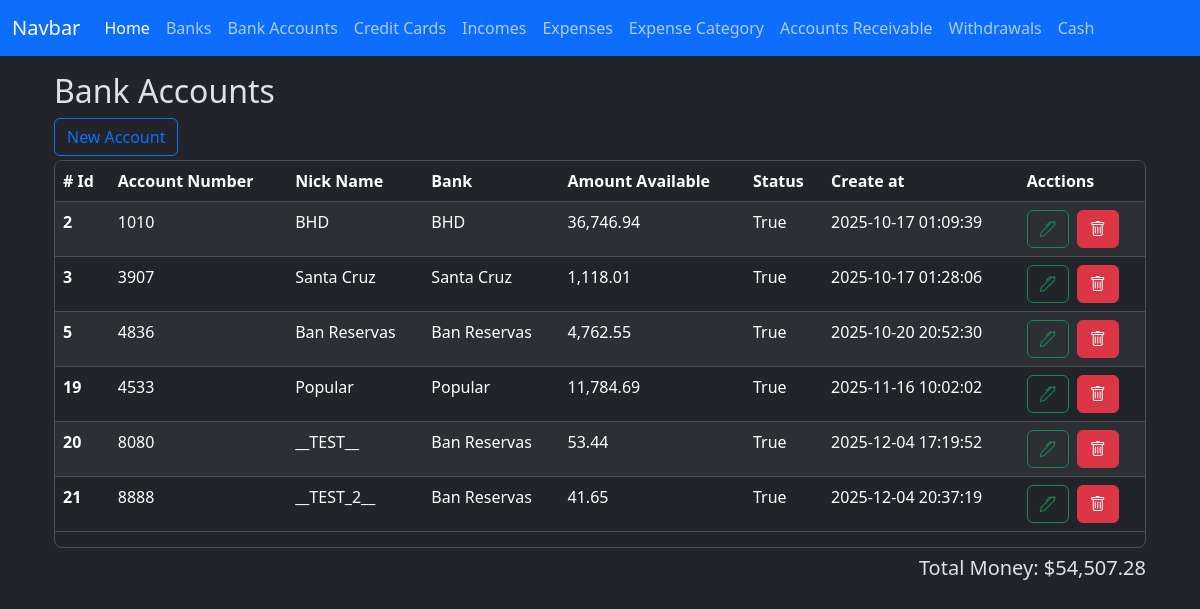
Page /bank_accounts/index on the earlier database version.
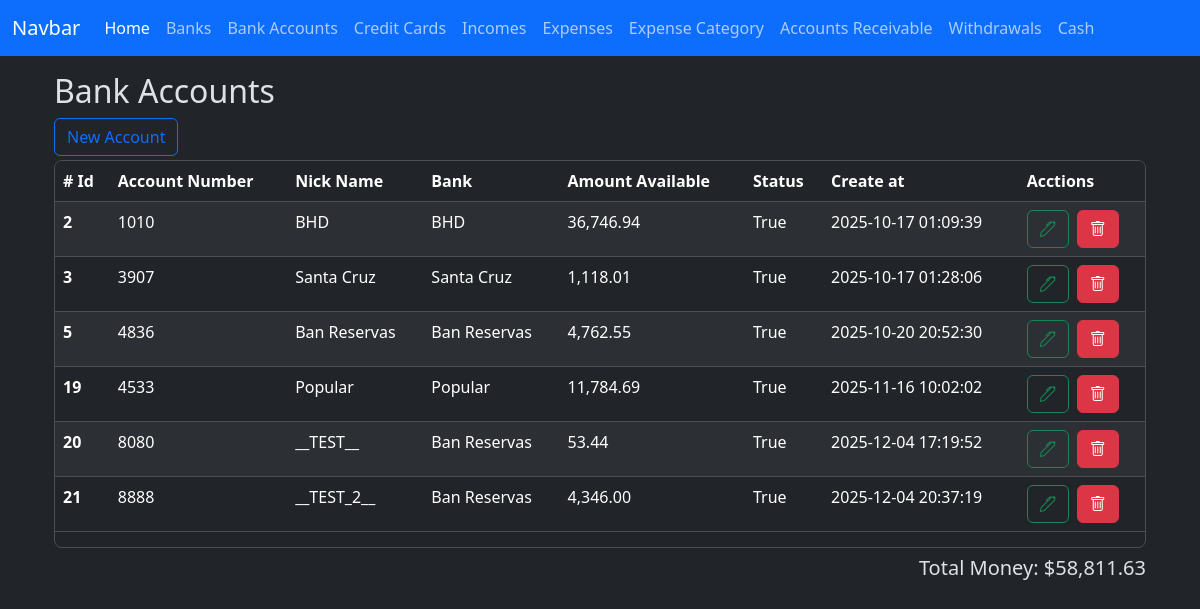
Same page on the later database version.
### app/models/bank_account.py (models this page shows)
class BankAccount(db.Model):
    __tablename__ = 'bank_accounts'
    id = db.Column(db.Integer, primary_key=True)
    nick_name = db.Column(db.String(120))
    amount_available = db.Column(db.Numeric(10, 2), nullable=False)
    is_active = db.Column(db.Boolean, default=True)
    account_number = db.Column(db.Integer, nullable=True)
    bank_id = db.Column(db.Integer, db.ForeignKey('banks.id'))
    created_at = db.Column(db.DateTime(timezone=True), server_default=func.now())
    updated_at = db.Column(db.DateTime(timezone=True), onupdate=func.now())
    bank = relationship('Bank', back_populates='bank_accounts')
    expenses = relationship('Expense', back_populates='bank_account', order_by='desc(Expense.created_at)')
    incomes = relationship('Income', back_populates='bank_account', order_by='desc(Income.created_at)')
    loans = relationship('Loan', back_populates='bank_account', order_by='desc(Loan.created_at)')
    loan_payments = relationship('LoanPayment', back_populates='bank_account', order_by='desc(LoanPayment.created_at)')
    credit_card_payments = relationship('CreditCardPayment', back_populates='bank_account', order_by='desc(CreditCardPayment.created_at)')
    withdrawals = relationship('Withdrawal', back_populates='bank_account', order_by='desc(Withdrawal.created_at)')

### app/models/bank.py (models this page shows)
class Bank(db.Model):
    __tablename__ = 'banks'
    id = db.Column(db.Integer, primary_key=True)
    name = db.Column(db.String(100), nullable=False)
    created_at = db.Column(db.DateTime(timezone=True), server_default=func.now())
    updated_at = db.Column(db.DateTime(timezone=True), onupdate=func.now())
    bank_accounts = relationship('BankAccount', back_populates='bank')
    credit_cards = relationship('CreditCard', back_populates='bank')

### app/routes/bank_account_routes.py (the view)
@bank_account_bp.route('/index', methods=['GET'])
def index():
    banks = Bank.query.all()
    bank_accounts = BankAccount.query.all()
    total_money = Decimal()
    for account in bank_accounts:
        total_money += account.amount_available
    total_money_formatted = f'{total_money:,.2f}'
    context = {
        'banks': banks,
        'bank_accounts': bank_accounts,
        'total_money': total_money_formatted,
        'len': len,
        'total_amount': total_amount,
        'format_amount': format_amount,
    }
    return render_template('bank_accounts/index.html', **context)

### app/utils/numeric_casting.py (called while the page is built)
def format_amount(value):
    try:
        return f'{value:,.2f}';
    except Exception as e:
        return None

### app/templates/bank_accounts/index.html (shortened to what this page needs)
{% extends 'layout.html' %}
{% block content %}
    <h2>Bank Accounts</h2>
    <div class="row">
        <div class="col-sm">
            <button type="button" class="btn btn-outline-primary" data-bs-toggle="modal" data-bs-target="#create-bank-account"
            >New Account</button>
        </div>
        <div class="col-sm"></div>
    </div>
    <div class="table-responsive overflow-y-auto border rounded-3 mt-1" style="max-height: 388px;">
        <table class="table table-striped  table-hover">
            <thead class="sticky-top">
                <tr>
                    <th scope="col"># Id</th>
                    <th scope="col">Account Number</th>
                    <th scope="col">Nick Name</th>
                    <th scope="col">Bank</th>
                    <th scope="col">Amount Available</th>
                    <th scope="col">Status</th>
                    <th scope="col">Create at</th>
                    <th scope="col">Acctions</th>
                </tr>
            </thead>
            <tbody>
                {% for bank_account in bank_accounts %}
                <tr class="bank-row" data-bank-account-id = "{{ bank_account.id }}">
                    <th scope="row">{{ bank_account.id }}</th>
                    <td>{{ bank_account.account_number }}</td>
                    <td>{{ bank_account.nick_name }}</td>
                    <td>{{ bank_account.bank.name }}</td>
                    <td>{{ format_amount(bank_account.amount_available) }}</td>
                    <td>{{ bank_account.is_active }}</td>
                    <td>{{ bank_account.created_at }}</td>
                    <td>
                        <div class="d-flex gap-2">
                            <button
                                type="button"
                                class="btn btn-outline-success"
                                data-bs-toggle="modal"
                                data-bs-target="#edit-bank-account"
                                data-bank-account-id="{{ bank_account.id }}"
                                data-account-number="{{ bank_account.account_number }}"
                                data-nick-name="{{ bank_account.nick_name }}"
                                data-amount-available="{{ bank_account.amount_available }}"
                                data-bank-id="{{ bank_account.bank.id }}"
                            >
                                <i class="bi bi-pen"></i>
                            </button>
                            <a href="{{ url_for('bank_account.delete', id=bank_account.id) }}" class="btn btn-danger"><i class="bi bi-trash"></i></a>
                        </div>
                    </td>
                </tr>
                {% endfor %}
            </tbody>
        </table>
    </div>
    <div class="col-sm d-flex flex-row-reverse mt-2">
        <h5>Total Money: ${{ total_money }}</h5>
    </div>
    <link href="https://cdn.jsdelivr.net/npm/@sweetalert2/theme-dark@5/dark.css" rel="stylesheet">
{% endblock %}

Differences in the rows shown:
changed BankAccount "__TEST_2__": amount_available "41.65" → "4,346.00"
Other differences:
{{ total_money }}: "54,507.28" → "58,811.63"
